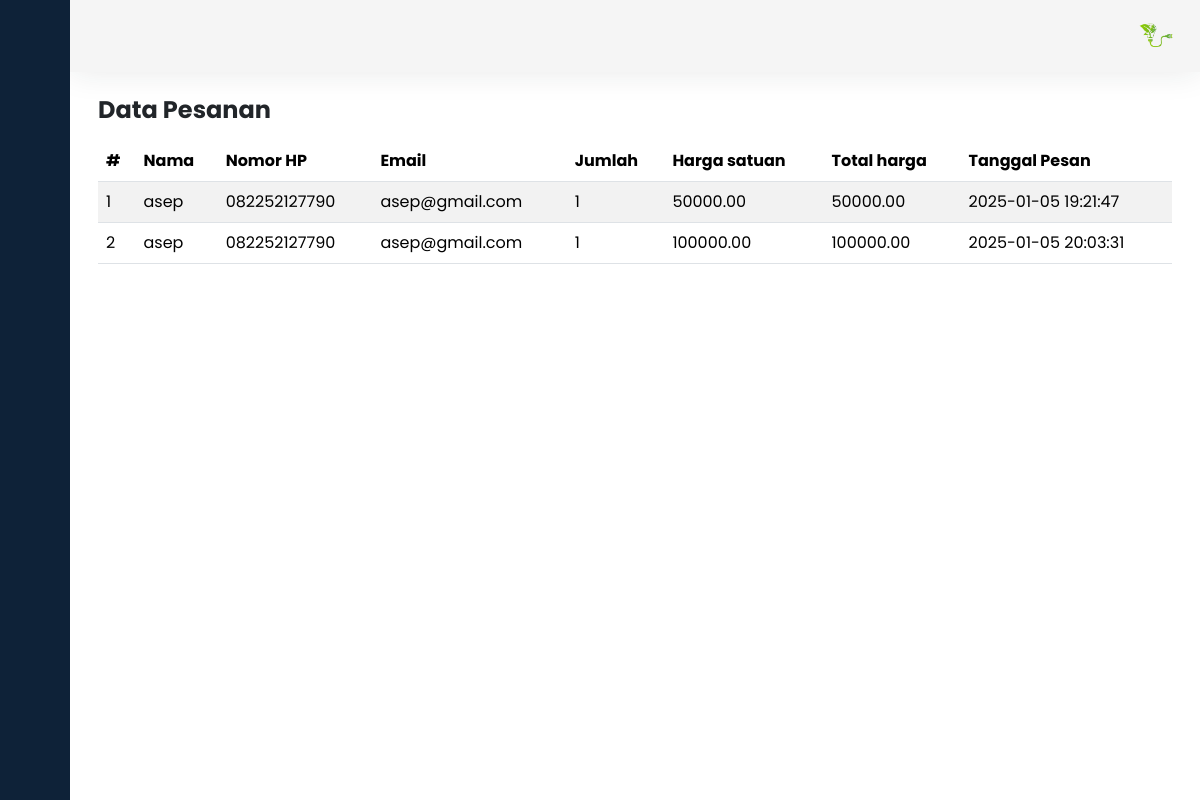
The page /data_pesanan.php (signed in) on the database its author committed.
### tables this page shows
CREATE TABLE `pemesanan` (
  `id` int(11) NOT NULL,
  `nama` varchar(100) NOT NULL,
  `nomor_hp` varchar(20) NOT NULL,
  `email` varchar(100) NOT NULL,
  `jumlah` int(11) NOT NULL,
  `harga_satuan` decimal(10,2) NOT NULL,
  `total_harga` decimal(10,2) NOT NULL,
  `tanggal_pesan` datetime NOT NULL DEFAULT current_timestamp()
);

### data_pesanan.php (the view, shortened to what this page needs)
<?php
include 'konesi.php';
?>
<!DOCTYPE html>
<html>
<head>
    <link href="https://cdn.lineicons.com/4.0/lineicons.css" rel="stylesheet" />
    <link href="https://cdn.jsdelivr.net/npm/bootstrap@5.3.2/dist/css/bootstrap.min.css" rel="stylesheet"
>
        <link href='https://unpkg.com/boxicons@2.1.4/css/boxicons.min.css' rel='stylesheet'>
    <link rel="stylesheet" href="file.css">
</head>
<body>
    <div class="wrapper">
        <aside id="sidebar">
            <div class="d-flex">
                <button class="toggle-btn" type="button">
                </button>
            </div>
            <ul class="sidebar-nav">
                <li class="sidebar-item">
                    <a href="data_admin.php" class="sidebar-link">
                    </a>
                </li>
                <li class="sidebar-item">
                    <a href="data_pesanan.php" class="sidebar-link">
                    </a>
                </li>
            </ul>
            <div class="sidebar-footer">
                <a href="logout.php" class="sidebar-link">
                </a>
            </div>
        </aside>
        <div class="main">
            <nav class="navbar navbar-expand px-4 py-3">
                <div class="navbar-collapse collapse">
                    <ul class="navbar-nav ms-auto">
                        <li class="nav-item dropdown">
                            <a href="#" data-bs-toggle="dropdown" class="nav-icon pe-md-0">
                            <img src="foto/Descargar_concepto_de_ecología_mundial_gratis-removebg-preview.png" class="avatar img-fluid" alt="">
                            </a>
                        </li>
                    </ul>
                </div>
            </nav>
            <main class="content px-3 py-4">
                <div class="container-fluid">
                    <div class="mb-3">
                        <h3 class="fw-bold fs-4 mb-3">Data Pesanan</h3>
                        <div class="row">
                            <div class="col-12">
                                <table class="table table-striped">
                                    <thead>
                                        <tr class="highlight">
                                            <th scope="col">#</th>
                                            <th scope="col">Nama</th>
                                            <th scope="col">Nomor HP</th>
                                            <th scope="col">Email</th>
                                            <th scope="col">Jumlah</th>
                                            <th scope="col">Harga satuan</th>
                                            <th scope="col">Total harga</th>
                                            <th scope="col">Tanggal Pesan</th>
                                        </tr>
                                    </thead>
                                    <tbody>
                                        <?php
                                        $query = "SELECT * FROM pemesanan";
                                        $result = mysqli_query($koneksi, $query);
                                        $no = 1;
                                        while($row = mysqli_fetch_assoc($result))
                                        {
                                        ?>
                                        <tr>
                                            <td><?php echo $no;?></td>
                                            <td><?php echo $row['nama'];?></td>
                                            <td><?php echo $row['nomor_hp'];?></td>
                                            <td><?php echo $row['email'];?></td>
                                            <td><?php echo $row['jumlah'];?></td>
                                            <td><?php echo $row['harga_satuan'];?></td>
                                            <td><?php echo $row['total_harga'];?></td>
                                            <td><?php echo $row['tanggal_pesan'];?></td>
                                        </tr>
                                        <?php
                                        $no++;
                                        }
                                        ?>
                                    </tbody>
                                </table>
                            </div>
                        </div>
                    </div>
                </div>
            </main>
        </div>
    </div>
</body>
</html>

### file.css (style rules this page uses)
a { text-decoration: none; }
li { list-style: none; }
body { font-family: 'Poppins', sans-serif; }
.wrapper { display: flex; }
.main { display: flex; flex-direction: column; min-height: 100vh; width: 100%; overflow: hidden; transition: all 0.35s ease-in-out; background-color: #fff; min-width: 0; }
#sidebar { width: 70px; min-width: 70px; z-index: 1000; transition: all .25s ease-in-out; background-color: #0e2238; display: flex; flex-direction: column; }
.toggle-btn { background-color: transparent; cursor: pointer; border: 0; padding: 1rem 1.5rem; }
.sidebar-nav { padding: 2rem 0; flex: 1 1 auto; }
a.sidebar-link { padding: .625rem 1.625rem; color: #FFF; display: block; font-size: 0.9rem; white-space: nowrap; border-left: 3px solid transparent; }
.sidebar-item { position: relative; }
.navbar { background-color: #f5f5f5; box-shadow: 0 0 2rem 0 rgba(33, 37, 41, .1); }
.navbar-expand .navbar-collapse { min-width: 200px; }
.avatar { height: 40px; width: 40px; }

### rows shown on the page
pemesanan: nama "asep", nomor_hp "082252127790", email "asep@gmail.com", jumlah "1", harga_satuan "50000.00", total_harga "50000.00", tanggal_pesan "2025-01-05 19:21:47"
pemesanan: nama "asep", nomor_hp "082252127790", email "asep@gmail.com", jumlah "1", harga_satuan "100000.00", total_harga "100000.00", tanggal_pesan "2025-01-05 20:03:31"
